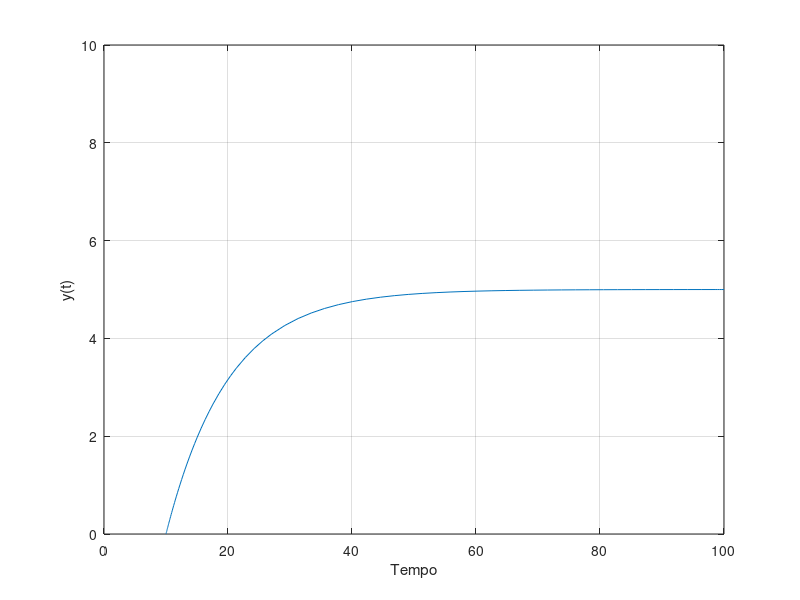

The MATLAB script that drew this image: (Note: this script raises an error after producing the figure.)
% Definir os parâmetros
M = 10; % Massa
B = 0.5; % Amortecimento
C = 0.5; 
y_r = 10; % Valor final

% Definir a equação diferencial de primeira ordem: M*dv/dt = -B*v + F

f = @(t, y) (-(B+C)*y + C*y_r)/M;

% @(t, y): definição de uma função que utiliza como entrada os valores t e
% y.


% Definir o intervalo de tempo (segundos)
tspan = [10 100];

% Definir as condições iniciais do navio para y
y0 = 0; 

% Resolver a equação diferencial utilizando a função ode45, com entrada a
% função f, intervalo de tempo tspan e as condições iniciais y0.
[t, y] = ode45(f, tspan, y0);

% Plot the results for y1
subplot(1, 1, 1);
plot(t, y(:, 1));
xlim([0, 100]);
ylim([0, 10]);
xlabel('Tempo');
ylabel('y(t)');
grid on;

% Adjust subplot layout
sgtitle('Solução da equação diferencial de primeira ordem');
